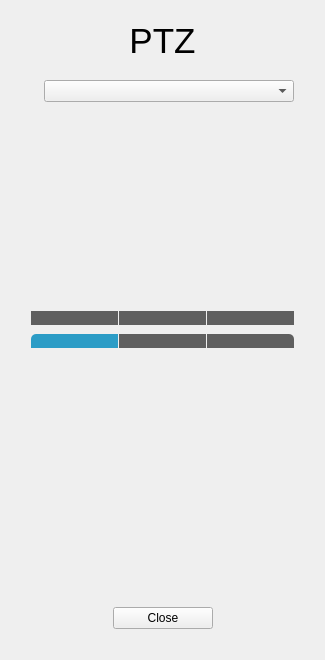
<?xml version="1.0" encoding="UTF-8"?>
<ui version="4.0">
 <class>PtzControl</class>
 <widget class="QWidget" name="PtzControl">
  <property name="geometry">
   <rect>
    <x>0</x>
    <y>0</y>
    <width>325</width>
    <height>660</height>
   </rect>
  </property>
  <property name="windowTitle">
   <string>Dialog</string>
  </property>
  <property name="styleSheet">
   <string notr="true">#label_title
{
	padding-top: 20px;
	padding-bottom: 10px;
}</string>
  </property>
  <layout class="QGridLayout" name="gridLayout">
   <item row="0" column="0">
    <widget class="QWidget" name="widget_background" native="true">
     <layout class="QVBoxLayout" name="verticalLayout">
      <property name="spacing">
       <number>0</number>
      </property>
      <property name="leftMargin">
       <number>20</number>
      </property>
      <property name="topMargin">
       <number>0</number>
      </property>
      <property name="rightMargin">
       <number>20</number>
      </property>
      <property name="bottomMargin">
       <number>20</number>
      </property>
      <item>
       <widget class="QLabel" name="label_title">
        <property name="font">
         <font>
          <pointsize>26</pointsize>
         </font>
        </property>
        <property name="cursor">
         <cursorShape>OpenHandCursor</cursorShape>
        </property>
        <property name="styleSheet">
         <string notr="true">padding: 10px;</string>
        </property>
        <property name="text">
         <string>PTZ</string>
        </property>
        <property name="alignment">
         <set>Qt::AlignCenter</set>
        </property>
       </widget>
      </item>
      <item>
       <widget class="QWidget" name="widgetBundleStream" native="true">
        <layout class="QHBoxLayout" name="horizontalLayout_3">
         <property name="leftMargin">
          <number>0</number>
         </property>
         <property name="rightMargin">
          <number>0</number>
         </property>
         <item>
          <widget class="QLabel" name="label_2">
           <property name="text">
            <string/>
           </property>
           <property name="pixmap">
            <pixmap resource="../resource/resource.qrc">:/ptz/ptz/ptzstream.png</pixmap>
           </property>
          </widget>
         </item>
         <item>
          <widget class="ComboBox" name="comboBoxBundleStream">
           <property name="sizePolicy">
            <sizepolicy hsizetype="Expanding" vsizetype="Fixed">
             <horstretch>0</horstretch>
             <verstretch>0</verstretch>
            </sizepolicy>
           </property>
          </widget>
         </item>
        </layout>
       </widget>
      </item>
      <item>
       <widget class="PtzControlWidget" name="widget_control" native="true">
        <property name="minimumSize">
         <size>
          <width>0</width>
          <height>200</height>
         </size>
        </property>
       </widget>
      </item>
      <item>
       <widget class="QWidget" name="widget_tab_2" native="true">
        <layout class="QHBoxLayout" name="horizontalLayout_5">
         <property name="spacing">
          <number>1</number>
         </property>
         <property name="leftMargin">
          <number>0</number>
         </property>
         <property name="topMargin">
          <number>0</number>
         </property>
         <property name="rightMargin">
          <number>0</number>
         </property>
         <item>
          <widget class="QPushButton" name="pushButton_light">
           <property name="enabled">
            <bool>true</bool>
           </property>
           <property name="styleSheet">
            <string notr="true">QPushButton
{
	outline: 0px;
	border: 0px;
	border-radius: 0px;
	color: #FFFFFF;
	min-width: 0px;
	background-color: #5F5F5F;
}
QPushButton:disabled
{
    background-color: rgb(190, 190, 190);
}
QPushButton:hover
{
	background-color: #2B9CC6;
}
QPushButton:checked
{
	background-color: #2B9CC6;
}
QPushButton:pressed
{
	background-color: rgba(43, 156, 198, 50%);
}
QPushButton:checked:disabled
{
    background-color: rgb(190, 190, 190);
}</string>
           </property>
           <property name="text">
            <string/>
           </property>
           <property name="icon">
            <iconset resource="../resource/resource.qrc">
             <normaloff>:/ptz/ptz/light.png</normaloff>:/ptz/ptz/light.png</iconset>
           </property>
           <property name="iconSize">
            <size>
             <width>24</width>
             <height>24</height>
            </size>
           </property>
           <property name="checkable">
            <bool>true</bool>
           </property>
           <property name="checked">
            <bool>false</bool>
           </property>
          </widget>
         </item>
         <item>
          <widget class="QPushButton" name="pushButton_lensInitialize">
           <property name="styleSheet">
            <string notr="true">QPushButton
{
	outline: 0px;
	border: 0px;
	border-radius: 0px;
	color: #FFFFFF;
	min-width: 0px;
	background-color: #5F5F5F;
}
QPushButton:disabled
{
    background-color: rgb(190, 190, 190);
}
QPushButton:hover
{
	background-color: #2B9CC6;
}
QPushButton:checked
{
	background-color: #2B9CC6;
}
QPushButton:pressed
{
	background-color: rgba(43, 156, 198, 50%);
}
QPushButton:checked:disabled
{
    background-color: rgb(190, 190, 190);
}</string>
           </property>
           <property name="text">
            <string/>
           </property>
           <property name="icon">
            <iconset resource="../resource/resource.qrc">
             <normaloff>:/ptz/ptz/initialize.png</normaloff>:/ptz/ptz/initialize.png</iconset>
           </property>
           <property name="iconSize">
            <size>
             <width>24</width>
             <height>24</height>
            </size>
           </property>
          </widget>
         </item>
         <item>
          <widget class="QPushButton" name="pushButton_autoFocus">
           <property name="styleSheet">
            <string notr="true">QPushButton
{
	outline: 0px;
	border: 0px;
	border-radius: 0px;
	color: #FFFFFF;
	min-width: 0px;
	background-color: #5F5F5F;
}
QPushButton:disabled
{
    background-color: rgb(190, 190, 190);
}
QPushButton:hover
{
	background-color: #2B9CC6;
}
QPushButton:pressed
{
	background-color: rgba(43, 156, 198, 50%);
}
QPushButton:pressed
{
	background-color: rgba(43, 156, 198, 50%);
}
QPushButton:checked
{
	background-color: #2B9CC6;
}
QPushButton:checked:disabled
{
    background-color: rgb(190, 190, 190);
}</string>
           </property>
           <property name="text">
            <string/>
           </property>
           <property name="icon">
            <iconset resource="../resource/resource.qrc">
             <normaloff>:/ptz/ptz/auto_focus.png</normaloff>:/ptz/ptz/auto_focus.png</iconset>
           </property>
           <property name="iconSize">
            <size>
             <width>24</width>
             <height>24</height>
            </size>
           </property>
          </widget>
         </item>
        </layout>
       </widget>
      </item>
      <item>
       <widget class="QWidget" name="widget_tab" native="true">
        <layout class="QHBoxLayout" name="horizontalLayout">
         <property name="spacing">
          <number>1</number>
         </property>
         <property name="leftMargin">
          <number>0</number>
         </property>
         <property name="topMargin">
          <number>0</number>
         </property>
         <property name="rightMargin">
          <number>0</number>
         </property>
         <property name="bottomMargin">
          <number>0</number>
         </property>
         <item>
          <widget class="QPushButton" name="pushButton_preset">
           <property name="enabled">
            <bool>true</bool>
           </property>
           <property name="styleSheet">
            <string notr="true">QPushButton
{
	outline: 0px;
	border: 0px;
	border-radius: 0px;
	border-top-left-radius: 5px;
	color: #FFFFFF;
	min-width: 0px;
	background-color: #5F5F5F;
}
QPushButton:disabled
{
    background-color: rgb(190, 190, 190);
}
QPushButton:hover
{
	background-color: #2B9CC6;
}
QPushButton:checked
{
	background-color: #2B9CC6;
}
QPushButton:checked:disabled
{
    background-color: rgb(190, 190, 190);
}</string>
           </property>
           <property name="text">
            <string/>
           </property>
           <property name="icon">
            <iconset resource="../resource/resource.qrc">
             <normaloff>:/ptz/ptz/preset.png</normaloff>:/ptz/ptz/preset.png</iconset>
           </property>
           <property name="iconSize">
            <size>
             <width>24</width>
             <height>24</height>
            </size>
           </property>
           <property name="checkable">
            <bool>true</bool>
           </property>
           <property name="checked">
            <bool>true</bool>
           </property>
          </widget>
         </item>
         <item>
          <widget class="QPushButton" name="pushButton_path">
           <property name="styleSheet">
            <string notr="true">QPushButton
{
	outline: 0px;
	border: 0px;
	border-radius: 0px;
	color: #FFFFFF;
	min-width: 0px;
	background-color: #5F5F5F;
}
QPushButton:disabled
{
    background-color: rgb(190, 190, 190);
}
QPushButton:hover
{
	background-color: #2B9CC6;
}
QPushButton:checked
{
	background-color: #2B9CC6;
}
QPushButton:checked:disabled
{
    background-color: rgb(190, 190, 190);
}</string>
           </property>
           <property name="text">
            <string/>
           </property>
           <property name="icon">
            <iconset resource="../resource/resource.qrc">
             <normaloff>:/ptz/ptz/patrol.png</normaloff>:/ptz/ptz/patrol.png</iconset>
           </property>
           <property name="iconSize">
            <size>
             <width>24</width>
             <height>24</height>
            </size>
           </property>
           <property name="checkable">
            <bool>true</bool>
           </property>
          </widget>
         </item>
         <item>
          <widget class="QPushButton" name="pushButton_pattern">
           <property name="styleSheet">
            <string notr="true">QPushButton
{
	outline: 0px;
	border: 0px;
	border-radius: 0px;
	border-top-right-radius: 5px;
	color: #FFFFFF;
	min-width: 0px;
	background-color: #5F5F5F;
}
QPushButton:disabled
{
    background-color: rgb(190, 190, 190);
}
QPushButton:hover
{
	background-color: #2B9CC6;
}
QPushButton:checked
{
	background-color: #2B9CC6;
}
QPushButton:checked:disabled
{
    background-color: rgb(190, 190, 190);
}</string>
           </property>
           <property name="text">
            <string/>
           </property>
           <property name="icon">
            <iconset resource="../resource/resource.qrc">
             <normaloff>:/ptz/ptz/pattern.png</normaloff>:/ptz/ptz/pattern.png</iconset>
           </property>
           <property name="iconSize">
            <size>
             <width>24</width>
             <height>24</height>
            </size>
           </property>
           <property name="checkable">
            <bool>true</bool>
           </property>
          </widget>
         </item>
        </layout>
       </widget>
      </item>
      <item>
       <widget class="QStackedWidget" name="stackedWidget">
        <property name="sizePolicy">
         <sizepolicy hsizetype="Preferred" vsizetype="Expanding">
          <horstretch>0</horstretch>
          <verstretch>0</verstretch>
         </sizepolicy>
        </property>
        <property name="currentIndex">
         <number>0</number>
        </property>
        <widget class="QWidget" name="page_preset">
         <layout class="QGridLayout" name="gridLayout_2">
          <property name="leftMargin">
           <number>0</number>
          </property>
          <property name="topMargin">
           <number>0</number>
          </property>
          <property name="rightMargin">
           <number>0</number>
          </property>
          <property name="bottomMargin">
           <number>0</number>
          </property>
          <item row="0" column="0">
           <widget class="PresetWidget" name="widget_preset" native="true"/>
          </item>
         </layout>
        </widget>
        <widget class="QWidget" name="page_path">
         <layout class="QGridLayout" name="gridLayout_3">
          <property name="leftMargin">
           <number>0</number>
          </property>
          <property name="topMargin">
           <number>0</number>
          </property>
          <property name="rightMargin">
           <number>0</number>
          </property>
          <property name="bottomMargin">
           <number>0</number>
          </property>
          <item row="0" column="0">
           <widget class="PathWidget" name="widget_path" native="true"/>
          </item>
         </layout>
        </widget>
        <widget class="QWidget" name="page_pattern">
         <layout class="QGridLayout" name="gridLayout_4">
          <property name="leftMargin">
           <number>0</number>
          </property>
          <property name="topMargin">
           <number>0</number>
          </property>
          <property name="rightMargin">
           <number>0</number>
          </property>
          <property name="bottomMargin">
           <number>0</number>
          </property>
          <item row="2" column="0">
           <widget class="PatternWidget" name="widget_pattern" native="true"/>
          </item>
         </layout>
        </widget>
       </widget>
      </item>
      <item>
       <widget class="QLabel" name="label">
        <property name="text">
         <string/>
        </property>
       </widget>
      </item>
      <item>
       <layout class="QHBoxLayout" name="horizontalLayout_2">
        <item>
         <spacer name="horizontalSpacer">
          <property name="orientation">
           <enum>Qt::Horizontal</enum>
          </property>
          <property name="sizeHint" stdset="0">
           <size>
            <width>40</width>
            <height>20</height>
           </size>
          </property>
         </spacer>
        </item>
        <item>
         <widget class="MyPushButton" name="pushButton_close">
          <property name="minimumSize">
           <size>
            <width>100</width>
            <height>0</height>
           </size>
          </property>
          <property name="text">
           <string>Close</string>
          </property>
         </widget>
        </item>
        <item>
         <spacer name="horizontalSpacer_2">
          <property name="orientation">
           <enum>Qt::Horizontal</enum>
          </property>
          <property name="sizeHint" stdset="0">
           <size>
            <width>40</width>
            <height>20</height>
           </size>
          </property>
         </spacer>
        </item>
       </layout>
      </item>
     </layout>
    </widget>
   </item>
  </layout>
 </widget>
 <customwidgets>
  <customwidget>
   <class>ComboBox</class>
   <extends>QComboBox</extends>
   <header>combobox.h</header>
  </customwidget>
  <customwidget>
   <class>MyPushButton</class>
   <extends>QPushButton</extends>
   <header>mypushbutton.h</header>
  </customwidget>
  <customwidget>
   <class>PtzControlWidget</class>
   <extends>QWidget</extends>
   <header>ptzcontrolwidget.h</header>
   <container>1</container>
  </customwidget>
  <customwidget>
   <class>PresetWidget</class>
   <extends>QWidget</extends>
   <header>presetwidget.h</header>
   <container>1</container>
  </customwidget>
  <customwidget>
   <class>PathWidget</class>
   <extends>QWidget</extends>
   <header>pathwidget.h</header>
   <container>1</container>
  </customwidget>
  <customwidget>
   <class>PatternWidget</class>
   <extends>QWidget</extends>
   <header>patternwidget.h</header>
   <container>1</container>
  </customwidget>
 </customwidgets>
 <resources>
  <include location="../resource/resource.qrc"/>
 </resources>
 <connections/>
</ui>
